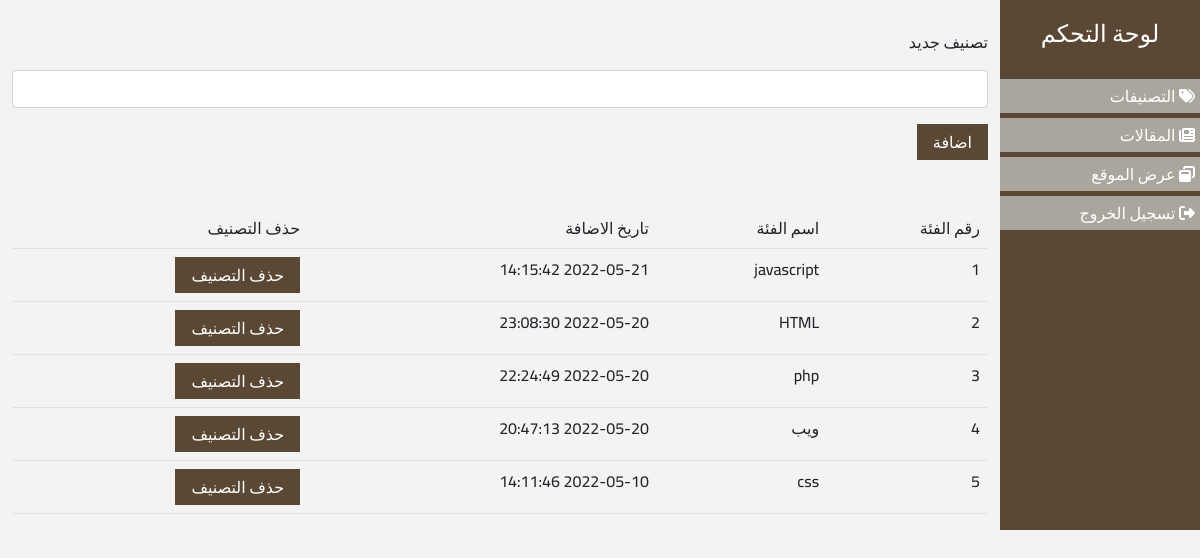
The page /catefories.php (signed in) on the database its author committed.
### tables this page shows
CREATE TABLE `catigories` (
  `id` int(11) NOT NULL,
  `catigoryName` varchar(100) NOT NULL,
  `catigoryDate` datetime NOT NULL DEFAULT current_timestamp()
);

### catefories.php (the view, shortened to what this page needs)
<?php
include 'include/connection.php';
include('include/header.php');
if (!isset($_SESSION['id'])) {
    echo "<div class =' alert alert-success'>" . "غير مسموح لك بفتح هذه الصفحة" . "</div>";
    header('REFRESH:2;URL=login.php');
} else {
?>
    <div class="content">
        <div class="container-fluid">
            <div class="row">
                <div class="col-md-2" id="side-area">
                    <h4>لوحة التحكم</h4>
                    <ul class="">
                        <li>
                            <a href="">
                                <span><i class="fas fa-tags"></i></span>
                                <span>التصنيفات</span>
                            </a>
                        </li>
                        <li data-bs-toggle="collapse" data-bs-target="#menu">
                            <a href="#">
                                <span><i class="fas fa-newspaper"></i></span>
                                <span>المقالات</span>
                            </a>
                        </li>
                        <li>
                            <a href="index.php" target="_blank">
                                <span><i class="fas fa-window-restore"></i></span>
                                <span>عرض الموقع</span>
                            </a>
                        </li>
                        <li>
                            <a href="logout.php">
                                <span><i class="fas fa-sign-out-alt"></i></span>
                                <span>تسجيل الخروج</span>
                            </a>
                        </li>
                    </ul>
                </div>
                <div class="col-md-10" id="main-area">
                    <div class="add-category">
                        <form action="<?php $_SERVER['PHP_SELF']; ?>" method="POST">
                            <div class="form-group">
                                <label for="category" class="mb-3">تصنيف جديد</label>
                                <input type="text" name="category" class="form-control mb-3">
                            </div>
                            <button class="btn-custom " name="add">اضافة</button>
                        </form>
                    </div>
                    <div class="display-cat mt-5">
                        <table class="table  table-hover">
                            <tr>
                                <th>رقم الفئة</th>
                                <th>اسم الفئة</th>
                                <th>تاريخ الاضافة</th>
                                <th>حذف التصنيف</th>
                            </tr>
                            <?php
                            $query = "SELECT * FROM catigories ORDER BY id DESC";
                            $res = mysqli_query($conn, $query);
                            $no = 0;
                            while ($row = mysqli_fetch_assoc($res)) {
                                $no++;
                            ?>
                                <tr>
                                    <td><?php echo $no ?></td>
                                    <td><?php echo $row['catigoryName'] ?></td>
                                    <td><?php echo $row['catigoryDate'] ?></td>
                                    <td><a href="catefories.php?id=<?php echo $row['id']; ?>"><button class="btn-custom ">حذف التصنيف</button></a></td>
                                </tr>
                            <?php
                            }
                            ?>
                        </table>
                    </div>
                </div>
            </div>
        </div>
    </div>
<?php
}
?>
<?php
include('include/footer.php');
?>

### css/dashboard.css (style rules this page uses)
* { font-family: 'Cairo', sans-serif; font-weight: 500; }
:root { --first-color: #5b4834; --second-color: #aaa69d; }
a, a:hover { text-decoration: none; }
body { background-color: #f3f3f3; }
#side-area { background-color: var(--first-color); color: #fff; padding: 20px 0; }
#side-area h4 { text-align: center; margin: 0 0 30px 0; }
#side-area ul { list-style: none; padding: 0; }
#side-area ul li { background-color: var(--second-color); margin-bottom: 5px; padding: 5px; }
#side-area ul li a { color: #fff; }
.add-category { margin-top: 30px; }
.btn-custom { background-color: var(--first-color); color: #fff; border: 1px solid var(--first-color); padding: 5px 15px; }

### rows shown on the page
catigories: catigoryName "javascript", catigoryDate "2022-05-21 14:15:42"
catigories: catigoryName "HTML", catigoryDate "2022-05-20 23:08:30"
catigories: catigoryName "php", catigoryDate "2022-05-20 22:24:49"
catigories: catigoryName "ويب", catigoryDate "2022-05-20 20:47:13"
catigories: catigoryName "css", catigoryDate "2022-05-10 14:11:46"
